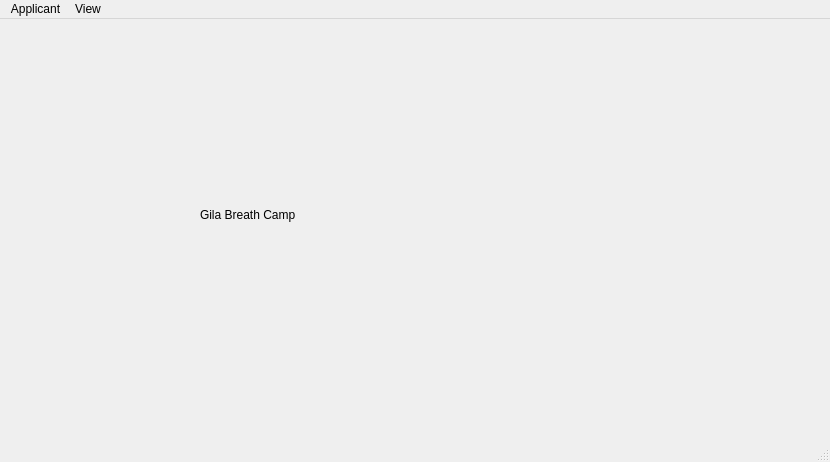
<?xml version="1.0" encoding="UTF-8"?>
<ui version="4.0">
 <class>MainWindow</class>
 <widget class="QMainWindow" name="MainWindow">
  <property name="geometry">
   <rect>
    <x>0</x>
    <y>0</y>
    <width>830</width>
    <height>462</height>
   </rect>
  </property>
  <property name="windowTitle">
   <string>Main</string>
  </property>
  <widget class="QWidget" name="centralwidget">
   <widget class="QLabel" name="label">
    <property name="geometry">
     <rect>
      <x>200</x>
      <y>120</y>
      <width>471</width>
      <height>151</height>
     </rect>
    </property>
    <property name="styleSheet">
     <string notr="true">font: 75 20pt &quot;Kristen ITC&quot;;</string>
    </property>
    <property name="text">
     <string>Gila Breath Camp</string>
    </property>
   </widget>
  </widget>
  <widget class="QMenuBar" name="menubar">
   <property name="geometry">
    <rect>
     <x>0</x>
     <y>0</y>
     <width>830</width>
     <height>36</height>
    </rect>
   </property>
   <widget class="QMenu" name="menuFile">
    <property name="title">
     <string>Applicant</string>
    </property>
    <addaction name="actionAdd_New"/>
    <addaction name="actionLook_Up"/>
   </widget>
   <widget class="QMenu" name="menuView">
    <property name="title">
     <string>View</string>
    </property>
   </widget>
   <addaction name="menuFile"/>
   <addaction name="menuView"/>
  </widget>
  <widget class="QStatusBar" name="statusbar"/>
  <action name="actionAdd_New">
   <property name="text">
    <string>Add New Applicant</string>
   </property>
  </action>
  <action name="actionLook_Up">
   <property name="text">
    <string>Look Up</string>
   </property>
  </action>
 </widget>
 <resources/>
 <connections/>
</ui>
